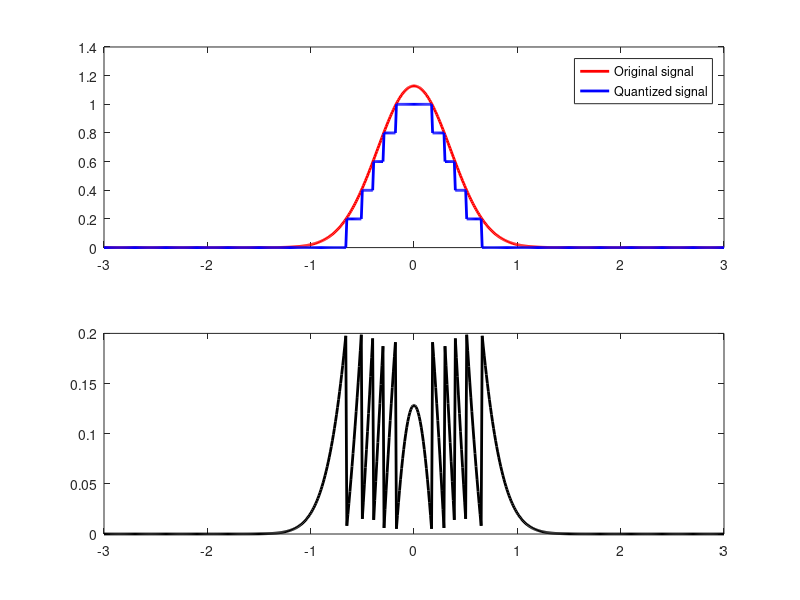

MATLAB code for this plot:
clc;
clear all;
close all;
pd1=makedist('Normal','mu',0,'sigma',sqrt(1/8));
x=-3:0.01:3;
pdf1=pdf(pd1,x);
partition = [-1:.2:1]; 
codebook = [-1.2:.2:1]; 
[index,quants] = quantiz(pdf1,partition,codebook);
subplot(2,1,1);
plot(x,pdf1,'r','LineWidth',2)
hold on;
plot(x,quants,'b','LineWidth',2);
legend('Original signal','Quantized signal');
error=abs(quants-pdf1);
subplot(2,1,2);
plot(x,error,'k','LineWidth',2);